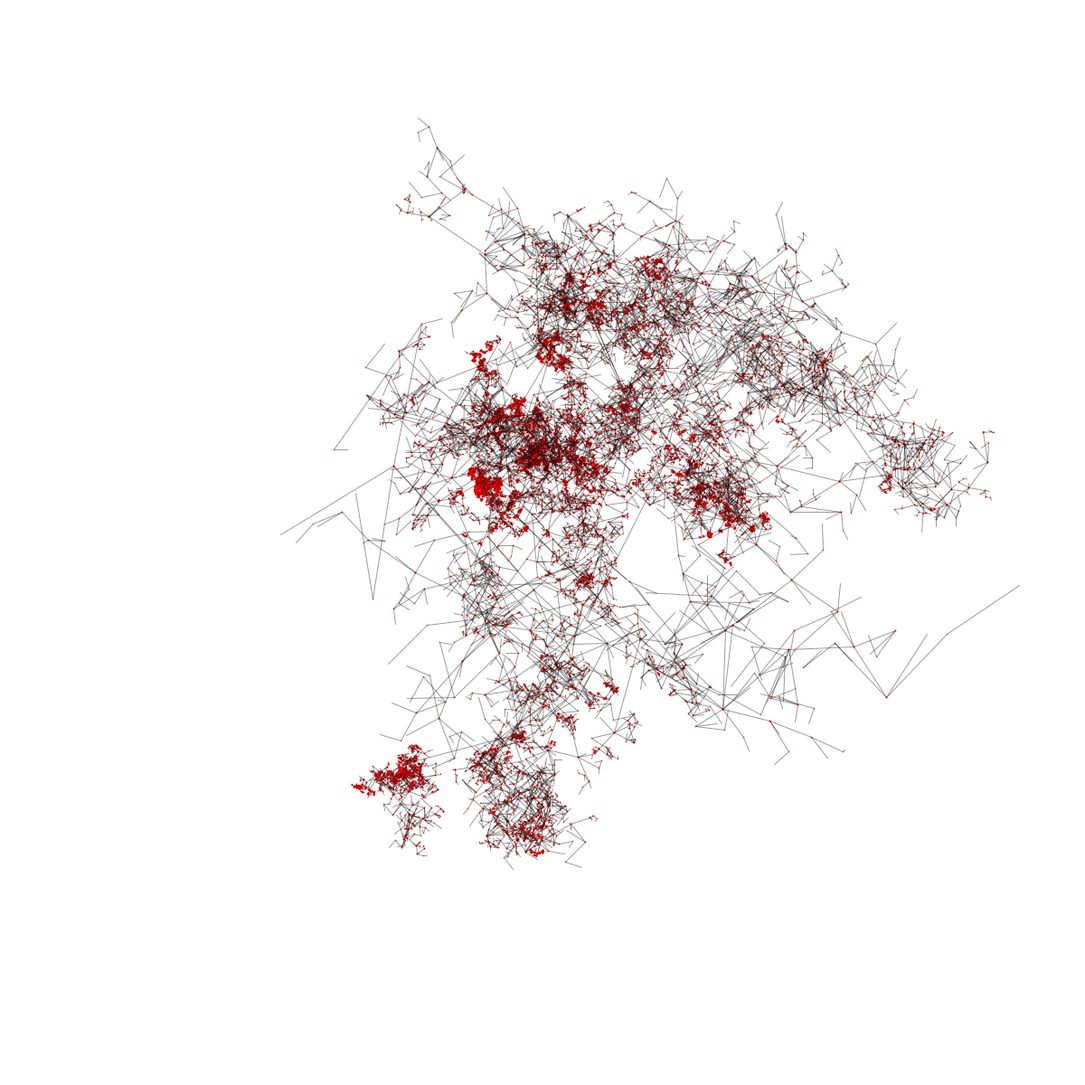
Frame 1 (no input)
Frame 60 (the mouse pressed at the canvas centre just before this capture): identical to frame 1, image omitted
Frame 120 (the mouse held since frame 60 and released just before this capture): identical to frame 1, image omitted

The Processing sketch that drew this single still picture (run headless with seeded random() and noise(); from frame 60 on, the mouse is pressed at the canvas centre):

// Processing sketch: recursive_lines
// ── recursive_lines.pde
void recursiveLine(float x1, float y1, float x2, float y2, int iterations) {
    
  if( iterations > 0) {
    stroke(0, 100);
    strokeWeight(1);
    line(x1, y1, x2, y2);
    
    stroke(#FF0000, 100);
    strokeWeight(2);
    point(x1, y1);
        
    float len = 0.95 * dist(x1, y1, x2, y2);
    recursiveLine(x1, y1, x1+random(-len, len), y1+random(-len, len), iterations-1);
    recursiveLine(x2, y2, x2+random(-len, len), y2+random(-len, len), iterations-1);
  }
}

void setup() {
  size(1200, 1200);
  background(255);
  rectMode(CENTER);
  stroke(0, 100);
  noFill();

  recursiveLine(width*0.45, height*0.45, width*0.55, height*0.55, 15);
}

void draw() {
}

void keyPressed() {
  if(key == 's') {
    save("plant.png");
  }
  if(key == ' ') {
    background(255);
  }
  if(key == ENTER) {
    recursiveLine(random(width), random(height), random(width), random(height), 15);
  }
}
